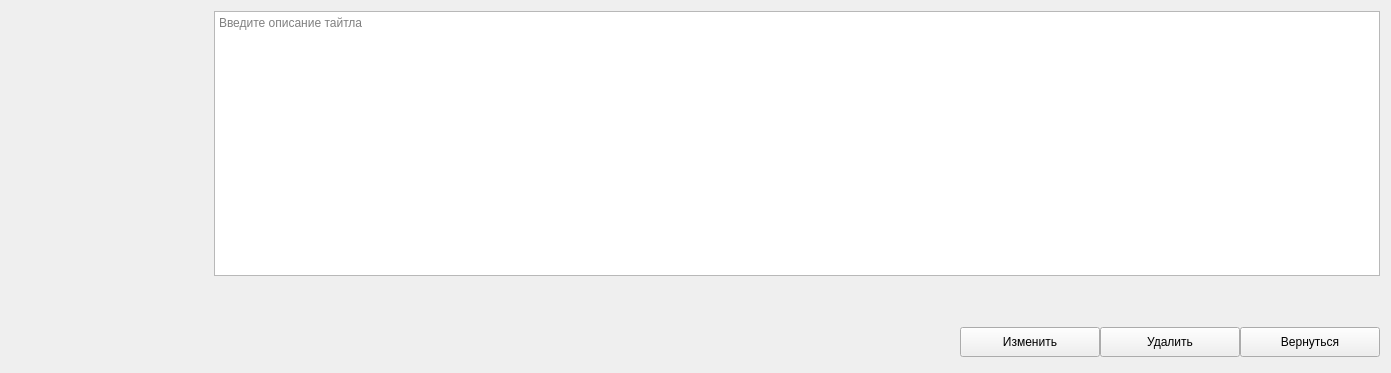
          <widget class="QWidget" name="pageDesc">
           <layout class="QGridLayout" name="gridLayout_14">
            <item row="0" column="0">
             <layout class="QHBoxLayout" name="horizontalLayout_7">
              <property name="spacing">
               <number>10</number>
              </property>
              <item alignment="Qt::AlignHCenter|Qt::AlignTop">
               <widget class="QLabel" name="photoDesc">
                <property name="sizePolicy">
                 <sizepolicy hsizetype="Expanding" vsizetype="Preferred">
                  <horstretch>0</horstretch>
                  <verstretch>0</verstretch>
                 </sizepolicy>
                </property>
                <property name="minimumSize">
                 <size>
                  <width>193</width>
                  <height>265</height>
                 </size>
                </property>
                <property name="maximumSize">
                 <size>
                  <width>250</width>
                  <height>380</height>
                 </size>
                </property>
                <property name="acceptDrops">
                 <bool>false</bool>
                </property>
                <property name="layoutDirection">
                 <enum>Qt::LeftToRight</enum>
                </property>
                <property name="text">
                 <string/>
                </property>
                <property name="pixmap">
                 <pixmap resource="resource.qrc">:/Photo/Photo/EyX_7safWuU.jpg</pixmap>
                </property>
                <property name="scaledContents">
                 <bool>true</bool>
                </property>
               </widget>
              </item>
              <item>
               <widget class="QTextEdit" name="textEditDesc">
                <property name="readOnly">
                 <bool>true</bool>
                </property>
                <property name="placeholderText">
                 <string>Введите описание тайтла</string>
                </property>
               </widget>
              </item>
             </layout>
            </item>
            <item row="1" column="0">
             <spacer name="verticalSpacer_13">
              <property name="orientation">
               <enum>Qt::Vertical</enum>
              </property>
              <property name="sizeHint" stdset="0">
               <size>
                <width>20</width>
                <height>40</height>
               </size>
              </property>
             </spacer>
            </item>
            <item row="2" column="0">
             <widget class="QWidget" name="widget_5" native="true">
              <property name="sizePolicy">
               <sizepolicy hsizetype="Preferred" vsizetype="Minimum">
                <horstretch>0</horstretch>
                <verstretch>0</verstretch>
               </sizepolicy>
              </property>
              <property name="minimumSize">
               <size>
                <width>0</width>
                <height>40</height>
               </size>
              </property>
              <property name="maximumSize">
               <size>
                <width>16777215</width>
                <height>40</height>
               </size>
              </property>
              <layout class="QHBoxLayout" name="horizontalLayout_8">
               <property name="spacing">
                <number>0</number>
               </property>
               <property name="leftMargin">
                <number>0</number>
               </property>
               <property name="topMargin">
                <number>0</number>
               </property>
               <property name="rightMargin">
                <number>0</number>
               </property>
               <property name="bottomMargin">
                <number>0</number>
               </property>
               <item>
                <spacer name="horizontalSpacer_12">
                 <property name="orientation">
                  <enum>Qt::Horizontal</enum>
                 </property>
                 <property name="sizeHint" stdset="0">
                  <size>
                   <width>949</width>
                   <height>20</height>
                  </size>
                 </property>
                </spacer>
               </item>
               <item>
                <widget class="QPushButton" name="editTitleBtn">
                 <property name="minimumSize">
                  <size>
                   <width>140</width>
                   <height>26</height>
                  </size>
                 </property>
                 <property name="maximumSize">
                  <size>
                   <width>140</width>
                   <height>30</height>
                  </size>
                 </property>
                 <property name="text">
                  <string>Изменить</string>
                 </property>
                 <property name="icon">
                  <iconset resource="resource.qrc">
                   <normaloff>:/icon/icon/free-icon-pencil-7266923.png</normaloff>:/icon/icon/free-icon-pencil-7266923.png</iconset>
                 </property>
                </widget>
               </item>
               <item>
                <widget class="QPushButton" name="deleteTitleBtn">
                 <property name="minimumSize">
                  <size>
                   <width>140</width>
                   <height>30</height>
                  </size>
                 </property>
                 <property name="maximumSize">
                  <size>
                   <width>140</width>
                   <height>30</height>
                  </size>
                 </property>
                 <property name="text">
                  <string>Удалить</string>
                 </property>
                 <property name="icon">
                  <iconset resource="resource.qrc">
                   <normaloff>:/icon/icon/free-icon-minus-button-4315581 копия.png</normaloff>:/icon/icon/free-icon-minus-button-4315581 копия.png</iconset>
                 </property>
                </widget>
               </item>
               <item>
                <widget class="QPushButton" name="backBtnDesc">
                 <property name="minimumSize">
                  <size>
                   <width>140</width>
                   <height>30</height>
                  </size>
                 </property>
                 <property name="maximumSize">
                  <size>
                   <width>140</width>
                   <height>30</height>
                  </size>
                 </property>
                 <property name="text">
                  <string>Вернуться</string>
                 </property>
                 <property name="icon">
                  <iconset resource="resource.qrc">
                   <normaloff>:/icon/icon/free-icon-back-2644908.png</normaloff>:/icon/icon/free-icon-back-2644908.png</iconset>
                 </property>
                 <property name="iconSize">
                  <size>
                   <width>20</width>
                   <height>20</height>
                  </size>
                 </property>
                </widget>
               </item>
              </layout>
             </widget>
            </item>
           </layout>
          </widget>
